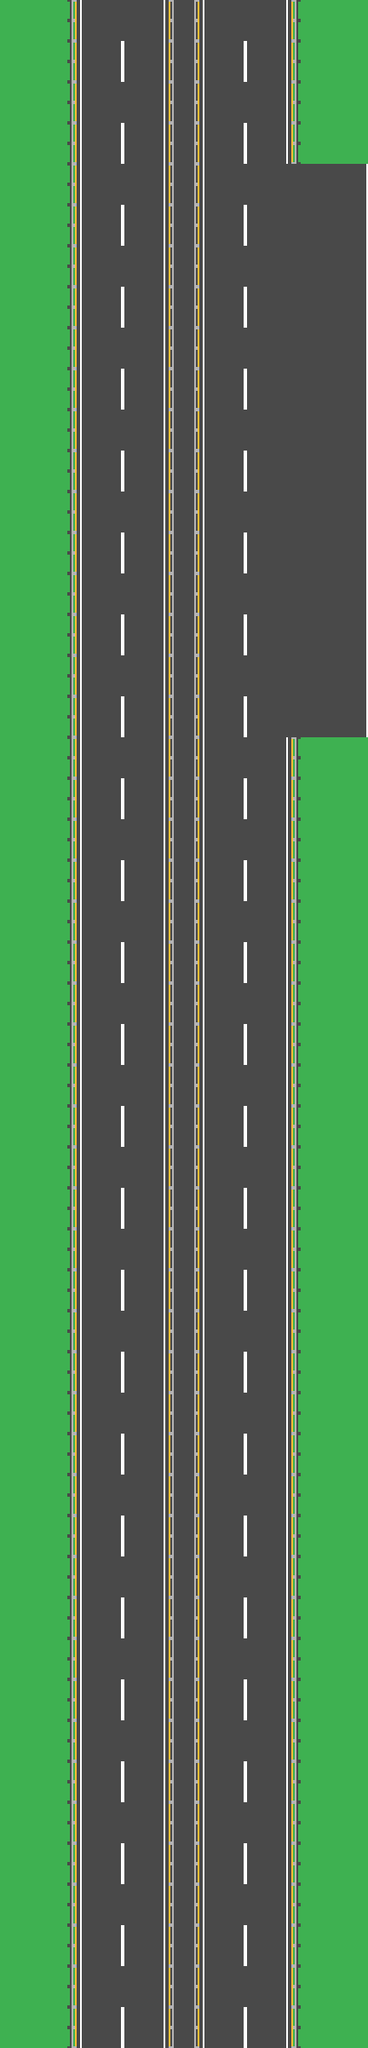

Tiled map render using the project's own tile images. Description and the whole map definition, tile-layer contents included, below:
An orthogonal 9x50 tile map with 48x48 px tiles, 1 tile layer (road) and 13 objects.

<map version="1.8" tiledversion="1.8.2" orientation="orthogonal" renderorder="right-down" width="9" height="50" tilewidth="48" tileheight="48" infinite="0" nextlayerid="10" nextobjectid="67">
 <tileset firstgid="1" source="tileset.tsx" />
 <group id="4" name="objects">
  <objectgroup id="9" name="fuelStations">
   <object id="59" x="336" y="240" width="96" height="576" />
  </objectgroup>
  <objectgroup id="6" name="grass">
   <object id="60" x="353.011" y="0.0111111" width="79.1707" height="191.989" />
   <object id="61" x="353" y="864.004" width="79" height="1536" />
   <object id="62" x="0" y="0.0111111" width="79" height="2399.99" />
  </objectgroup>
  <objectgroup id="7" name="obstacles">
   <object id="41" x="198.063" y="0.125" width="5.875" height="2399.75" />
   <object id="54" x="228.044" y="0.0222222" width="5.89306" height="2400.1" />
   <object id="64" x="342" y="0.0222222" width="6.03125" height="191.947" />
   <object id="65" x="342.031" y="864.031" width="5.97656" height="1535.96" />
   <object id="66" x="84" y="0.015625" width="6.0625" height="2400.05" />
  </objectgroup>
  <objectgroup id="5" name="leftPaths">
   <object id="34" x="96" y="0" width="48" height="2400" />
   <object id="35" x="144" y="0" width="48" height="2400" />
  </objectgroup>
  <objectgroup id="8" name="rightPaths">
   <object id="56" x="240" y="0" width="48" height="2400" />
   <object id="58" x="288" y="0" width="48" height="2400" />
  </objectgroup>
 </group>
 <group id="3" name="sprites">
  <layer id="1" name="road" width="9" height="50">
   <data encoding="csv">
7,8,6,6,10,6,6,9,7,
7,8,3,4,10,3,4,9,7,
7,8,6,6,10,6,6,9,7,
7,8,3,4,10,3,4,9,7,
7,8,6,6,10,6,6,6,3,
7,8,3,4,10,3,4,6,3,
7,8,6,6,10,6,6,6,3,
7,8,3,4,10,3,4,6,3,
7,8,6,6,10,6,6,6,3,
7,8,3,4,10,3,4,6,3,
7,8,6,6,10,6,6,6,3,
7,8,3,4,10,3,4,6,3,
7,8,6,6,10,6,6,6,3,
7,8,3,4,10,3,4,6,3,
7,8,6,6,10,6,6,6,3,
7,8,3,4,10,3,4,6,3,
7,8,6,6,10,6,6,6,3,
7,8,3,4,10,3,4,6,3,
7,8,6,6,10,6,6,9,7,
7,8,3,4,10,3,4,9,7,
7,8,6,6,10,6,6,9,7,
7,8,3,4,10,3,4,9,7,
7,8,6,6,10,6,6,9,7,
7,8,3,4,10,3,4,9,7,
7,8,6,6,10,6,6,9,7,
7,8,3,4,10,3,4,9,7,
7,8,6,6,10,6,6,9,7,
7,8,3,4,10,3,4,9,7,
7,8,6,6,10,6,6,9,7,
7,8,3,4,10,3,4,9,7,
7,8,6,6,10,6,6,9,7,
7,8,3,4,10,3,4,9,7,
7,8,6,6,10,6,6,9,7,
7,8,3,4,10,3,4,9,7,
7,8,6,6,10,6,6,9,7,
7,8,3,4,10,3,4,9,7,
7,8,6,6,10,6,6,9,7,
7,8,3,4,10,3,4,9,7,
7,8,6,6,10,6,6,9,7,
7,8,3,4,10,3,4,9,7,
7,8,6,6,10,6,6,9,7,
7,8,3,4,10,3,4,9,7,
7,8,6,6,10,6,6,9,7,
7,8,3,4,10,3,4,9,7,
7,8,6,6,10,6,6,9,7,
7,8,3,4,10,3,4,9,7,
7,8,6,6,10,6,6,9,7,
7,8,3,4,10,3,4,9,7,
7,8,6,6,10,6,6,9,7,
7,8,3,4,10,3,4,9,7
</data>
  </layer>
 </group>
</map>
